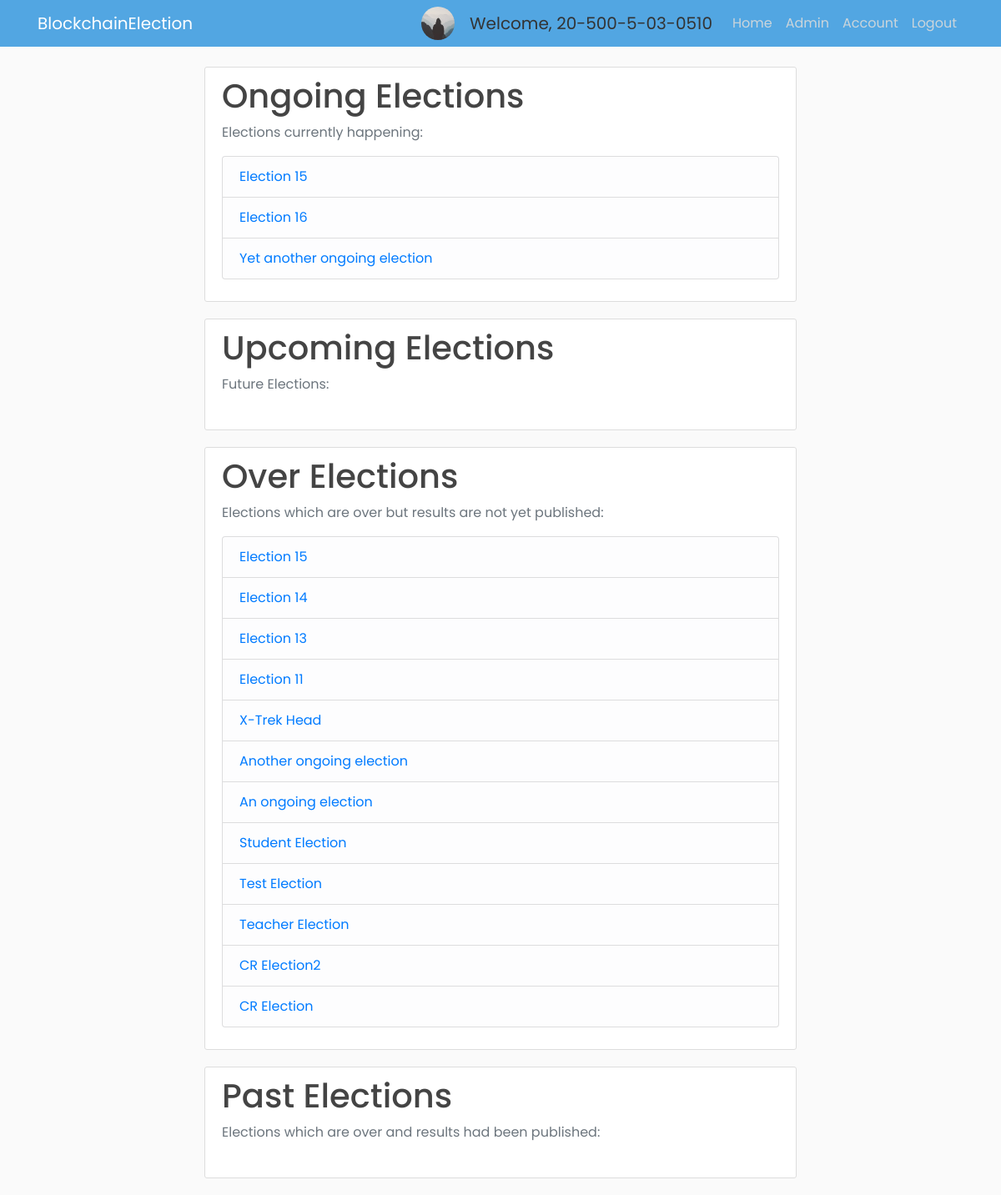
The page /home (signed in) on the database as committed earlier.
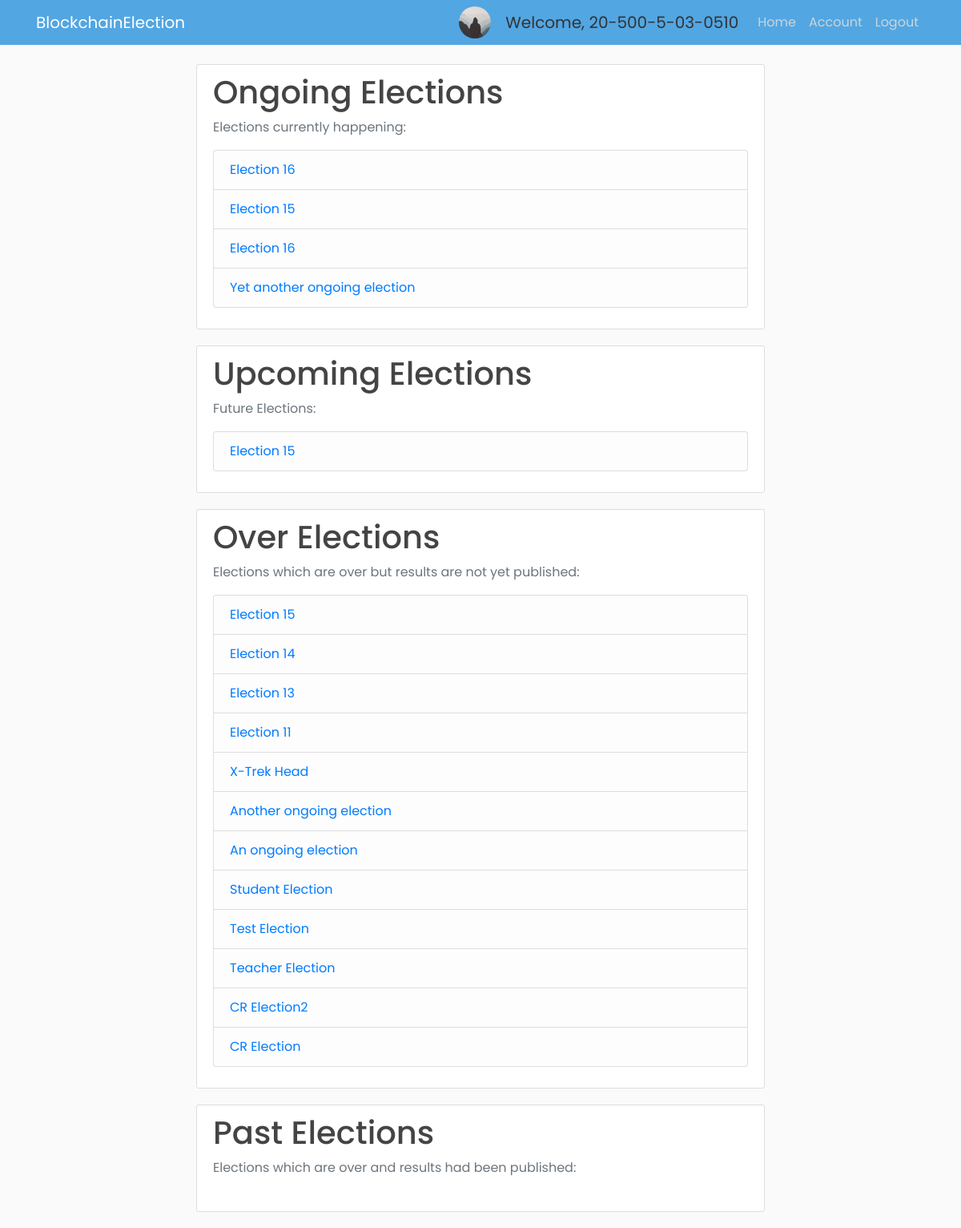
The same page on the database as committed later.
### app/models.py (models this page shows, shortened)
class Voter(db.Model, UserMixin):
    id = db.Column(db.Integer, primary_key=True)
    cin = db.Column(db.String(30), unique=True, nullable=False)
    name = db.Column(db.String(255), nullable=False)
    email = db.Column(db.String(30), unique=True, nullable=False)
    dept = db.Column(db.String(4), db.ForeignKey('department.dept_code'), nullable=False)
    imagefile = db.Column(db.String(20), nullable=False, default='default.jpg')
    password = db.Column(db.String(60), nullable=False)
    join_year = db.Column(db.Integer, nullable=False, default=2016)
    is_admin = db.Column(db.Boolean, default=False, nullable=False)

class Election(db.Model):
    election_id = db.Column(db.String(5), primary_key=True, nullable=False)
    election_title = db.Column(db.String(255), nullable=False)
    create_date = db.Column(db.DateTime, nullable=False, default=datetime.utcnow)
    start_date = db.Column(db.DateTime, nullable=False, default=datetime.utcnow)
    end_date = db.Column(db.DateTime, db.CheckConstraint("end_date > start_date"), nullable=False)
    public_key = db.Column(db.String(255), nullable=False, unique=True)
    max_attempt = db.Column(db.Integer, nullable=False, default=3)
    election_state = db.Column(db.String(30), db.CheckConstraint("election_state in ('upcoming', 'ongoing', 'over', 'counting_finished','past')"))
    results_published = db.Column(db.Boolean, nullable=False, default=False)

### app/routes.py (the view)
@app.route("/home")
def home():
    elections = elections = Election.query.order_by(Election.start_date.desc()).all()
    election_util.update_election_state()
    return render_template("home.html", elections=elections)

### app/election_util.py (called while the page is built)
def update_election_state():
    elections = Election.query.all()
    for election in elections:
        if election.election_state == 'counting_finished':
            continue
        elif election.start_date <= datetime.now() <= election.end_date:
            election.election_state = 'ongoing'
        elif datetime.now() < election.start_date:
            election.election_state = 'upcoming'
        elif datetime.now() > election.end_date and election.results_published == False:
            election.election_state = 'over'
        elif datetime.now() > election.end_date and election.results_published == True:
            election.election_state = 'past'
    db.session.commit()

### app/models.py (called while the page is built)
@login_manager.user_loader
def load_user(user_id):
    return Voter.query.get(int(user_id))

### app/templates/home.html (shortened to what this page needs)
{% extends "home_base.html" %}
{% block content %}
{% include 'ongoing_elections.html' %}
{% include 'upcoming_elections.html' %}
{% include 'over_elections.html' %}
{% include 'past_elections.html' %}
{% endblock content %}

### app/templates/navbar.html (shortened to what this page needs)
<header class="site-header">
  <nav class="navbar navbar-expand-md navbar-dark bg-steel fixed-top">
    <div class="container">
      <a class="navbar-brand mr-4" href="{{ url_for('home') }}">BlockchainElection</a>
      <div class="collapse navbar-collapse" id="navbarToggle">
        <div class="navbar-nav ml-auto">
          {% if current_user.is_admin %}
          <img class="rounded-circle account-img-small" src="/static/profile_pics/{{ current_user.imagefile }}">
          <a class="navbar-brand disabled ml-2" style="cursor: default;">Welcome, {{ current_user.cin }}</a>
          <a class="nav-item nav-link" href="{{ url_for('home') }}">Home</a>
          <a class="nav-item nav-link" href="{{ url_for('admin') }}">Admin</a>
          <a class="nav-item nav-link" href="{{ url_for('account') }}">Account</a>
          <a class="nav-item nav-link" href="{{ url_for('logout') }}">Logout</a>
          {% elif current_user.is_authenticated %}
          <img class="rounded-circle account-img-small" src="/static/profile_pics/{{ current_user.imagefile }}">
          <a class="navbar-brand disabled ml-2" style="cursor: default;">Welcome, {{ current_user.cin }}</a>
          <a class="nav-item nav-link" href="{{ url_for('home') }}">Home</a>
          <a class="nav-item nav-link" href="{{ url_for('account') }}">Account</a>
          <a class="nav-item nav-link" href="{{ url_for('logout') }}">Logout</a>
          {% else %}
            <a class="nav-item nav-link" href="{{ url_for('login') }}">Login</a>
            <a class="nav-item nav-link" href="{{ url_for('register') }}">Register</a>
          {% endif %}
        </div>
      </div>
    </div>
  </nav>
</header>

### app/templates/ongoing_elections.html
{% block ongoing_elections %}
<div class="content-section">
  <h1>Ongoing Elections</h1>
  <p class='text-muted'>Elections currently happening:
  <ul class="list-group">
      {% for election in elections %}
          {% if election.election_state == 'ongoing' %}
              <li class="list-group-item list-group-item-light"><a href="{{ url_for('view_election', id=election.election_id) }}">{{ election.election_title }}</a></li>
          {% endif %}
      {% endfor %}
  </ul>
  </p>
</div>
{% endblock ongoing_elections %}

### app/templates/upcoming_elections.html
{% block upcoming_elections %}
<div class="content-section">
  <h1>Upcoming Elections</h1>
  <p class='text-muted'>Future Elections:
  <ul class="list-group">
      {% for election in elections %}
          {% if election.election_state == 'upcoming' %}
              <li class="list-group-item list-group-item-light"><a href="{{ url_for('view_election', id=election.election_id) }}">{{ election.election_title }}</a></li>
          {% endif %}
      {% endfor %}
  </ul>
  </p>
</div>
{% endblock upcoming_elections %}

### app/templates/over_elections.html
{% block over_elections %}
<div class="content-section">
  <h1>Over Elections</h1>
  <p class='text-muted'>Elections which are over but results are not yet published:
  <ul class="list-group">
    {% for election in elections %}
      {% if election.election_state == 'over' or election.election_state == 'counting_finished' %}
          <li class="list-group-item list-group-item-light"><a href="{{ url_for('view_election', id=election.election_id) }}">{{ election.election_title }}</a></li>
      {% endif %}
    {% endfor %}
  </ul>
  </p>
</div>
{% endblock over_elections %}

Rows that differ between the two databases and show on the page:
changed Voter: imagefile: picture added; is_admin True → False (drawn); imagefile: picture removed
added Election: election_title "Election 16", shown under "Ongoing Elections"
added Election: election_title "Election 15", shown under "Upcoming Elections"
Other text that changed with them:
text no longer shown: "Admin"
